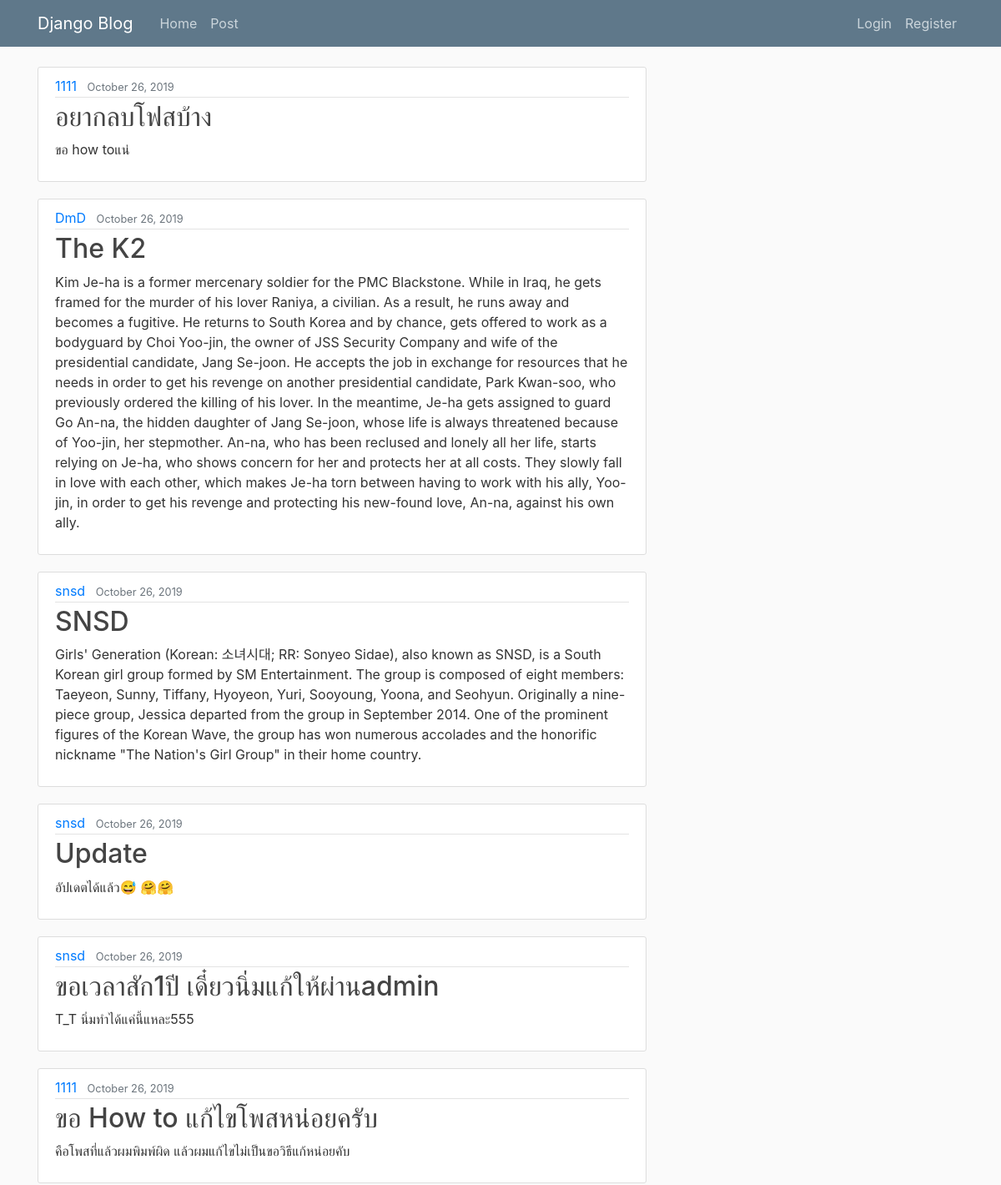
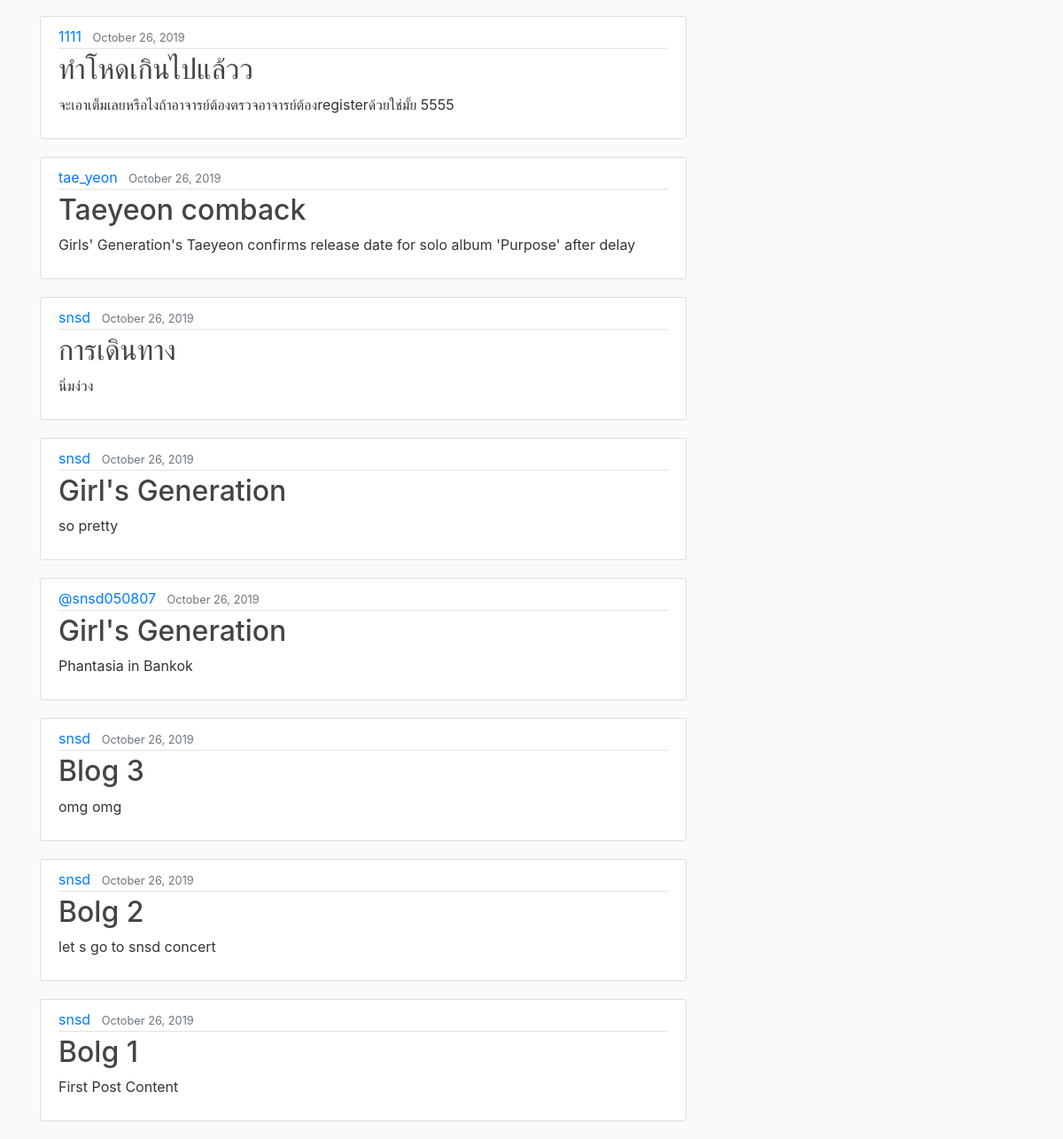
The page / on the database its author committed (2 pictures, top to bottom).
### myapp/models.py (models this page shows, shortened)
class Post(models.Model):
    title = models.CharField(max_length=100)
    content = models.TextField()
    date_posted = models.DateTimeField(default=timezone.now)
    author = models.ForeignKey(User, on_delete=models.CASCADE)

### myapp/views.py (the view)
# urls.py: path('', PostListView.as_view(), name='myapp-home'),
class PostListView(ListView):
    model = Post
    template_name = 'myapp/home.html'
    context_object_name = 'posts'
    ordering = ['-date_posted']

### myapp/templates/myapp/home.html
{% extends "myapp/base.html" %}
{% block content %}
    {% for post in posts %}
        <article class="media content-section">
          <div class="media-body">
            <div class="article-metadata">
              <a class="mr-2" href="#">{{ post.author }}</a>
              <small class="text-muted">{{ post.date_posted|date:"F d, Y" }}</small>
            </div>
            <h2><a class="article-title" href="{% url 'post-detail' post.id %}">{{ post.title }}</a></h2>
            <p class="article-content">{{ post.content }}</p>
          </div>
        </article>
    {% endfor %}
{% endblock content %}

### myapp/templates/myapp/base.html (shortened to what this page needs)
{% load static %}
<!DOCTYPE html>
<html>
<head>
    <link rel="stylesheet" href="https://maxcdn.bootstrapcdn.com/bootstrap/4.0.0/css/bootstrap.min.css">
    <link rel="stylesheet" type="text/css" href="{% static 'myapp/main.css' %}">
</head>
<body>
    <header class="site-header">
      <nav class="navbar navbar-expand-md navbar-dark bg-steel fixed-top">
        <div class="container">
          <a class="navbar-brand mr-4" href="{% url 'myapp-home' %}">Django Blog</a>
          <div class="collapse navbar-collapse" id="navbarToggle">
            <div class="navbar-nav mr-auto">
              <a class="nav-item nav-link" href="{% url 'myapp-home' %}">Home</a>
              <a class="nav-item nav-link" href="{% url 'post-create' %}">Post</a>
            </div>
            <div class="navbar-nav">
              {% if user.is_authenticated %}
                <a class="nav-item nav-link" href="{% url 'profile' %}">Profile</a>
                <a class="nav-item nav-link" href="{% url 'logout' %}">Logout</a>
              {% else %}
                <a class="nav-item nav-link" href="{% url 'login' %}">Login</a>
                <a class="nav-item nav-link" href="{% url 'register' %}">Register</a>
              {% endif %}
            </div>
          </div>
        </div>
      </nav>
    </header>
    <main role="main" class="container">
      <div class="row">
        <div class="col-md-8">
          {% block content %}{% endblock %}
    </main>
</body>
</html>

### static/myapp/main.css (style rules this page uses)
body { background: #fafafa; color: #333333; margin-top: 5rem; }
h1, h2, h3, h4, h5, h6 { color: #444444; }
.bg-steel { background-color: #5f788a; }
.site-header .navbar-nav .nav-link { color: #cbd5db; }
.content-section { background: #ffffff; padding: 10px 20px; border: 1px solid #dddddd; border-radius: 3px; margin-bottom: 20px; }
.article-title { color: #444444; }
.article-content { white-space: pre-line; }
.article-metadata { padding-bottom: 1px; margin-bottom: 4px; border-bottom: 1px solid #e3e3e3 }

### rows shown on the page
Post: author "1111", date_posted "October 26, 2019", title "อยากลบโฟสบ้าง", content "ขอ how toแน่"
Post: author "DmD", date_posted "October 26, 2019", title "The K2", content "Kim Je-ha is a former mercenary soldier for the PMC Blackstone. While in Iraq, he gets framed for the murder of his lover Raniya, a civilian. As a result, he runs away and becomes a fugitive. He returns to South Korea and by chance, gets offered to work as a bodyguard by Choi Yoo-jin, the owner of JSS Security Company and wife of the presidential candidate, Jang Se-joon. He accepts the job in exchange for resources that he needs in order to get his revenge on another presidential candidate, Park Kwan-soo, who previously ordered the killing of his lover. In the meantime, Je-ha gets assigned to guard Go An-na, the hidden daughter of Jang Se-joon, whose life is always threatened because of…"
Post: author "snsd", date_posted "October 26, 2019", title "SNSD", content "Girls' Generation (Korean: 소녀시대; RR: Sonyeo Sidae), also known as SNSD, is a South Korean girl group formed by SM Entertainment. The group is composed of eight members: Taeyeon, Sunny, Tiffany, Hyoyeon, Yuri, Sooyoung, Yoona, and Seohyun. Originally a nine-piece group, Jessica departed from the group in September 2014. One of the prominent figures of the Korean Wave, the group has won numerous accolades and the honorific nickname \"The Nation's Girl Group\" in their home country."
Post: author "snsd", date_posted "October 26, 2019", title "Update", content "อัปเดตได้แล้ว😅 🤗🤗"
Post: author "snsd", date_posted "October 26, 2019", title "ขอเวลาสัก1ปี เดี๋ยวนิ่มแก้ให้ผ่านadmin", content "T_T นิ่มทำได้แค่นี้แหละ555"
Post: author "1111", date_posted "October 26, 2019", title "ขอ How to แก้ไขโพสหน่อยครับ", content "คือโพสที่แล้วผมพิมพ์ผิด แล้วผมแก้ไขไม่เป็นขอวิธีแก้หน่อยคับ"
Post: author "1111", date_posted "October 26, 2019", title "ทำโหดเกินไปแล้วว", content "จะเอาเต็มเลยหรือไงถ้าอาจารย์ต้องตรวจอาจารย์ต้องregisterด้วยใช่มั้ย 5555"
Post: author "tae_yeon", date_posted "October 26, 2019", title "Taeyeon comback", content "Girls' Generation's Taeyeon confirms release date for solo album 'Purpose' after delay"
Post: author "snsd", date_posted "October 26, 2019", title "การเดินทาง", content "นิ่มง่วง"
Post: author "snsd", date_posted "October 26, 2019", title "Girl's Generation", content "so pretty"
Post: author "@snsd050807", date_posted "October 26, 2019", title "Girl's Generation", content "Phantasia in Bankok"
Post: author "snsd", date_posted "October 26, 2019", title "Blog 3", content "omg omg"
Post: author "snsd", date_posted "October 26, 2019", title "Bolg 2", content "let s go to snsd concert"
Post: author "snsd", date_posted "October 26, 2019", title "Bolg 1", content "First Post Content"
